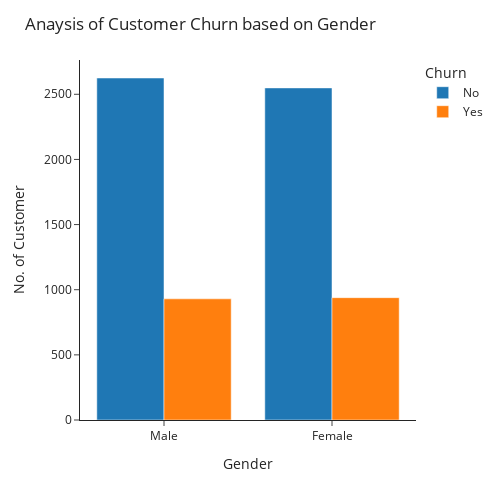

The code cell stored with this chart in its notebook:
### Markdown cell above
<font size=5><p style="color:purple"> Analysis of Churned Customer based on Gender <font size=2>
> <b><p style="color:#9C9DA1">Conclusion :</b> The no. of customer churned are approx same in case of male and female.

### Code cell
g = pd.DataFrame(df.groupby(['Churn', 'gender']).ID.count())
g.reset_index(inplace = True)
g.rename(columns = {'ID' : 'Count'}, inplace = True)

fig = px.bar(g, x = 'gender', color = 'Churn', y = 'Count', barmode="group", template='simple_white',
            category_orders={ # replaces default order by column name
                "gender": ["Male", "Female"]}) # pass direct column name here
fig.update_layout(height = 500, width = 500,
                  title='Anaysis of Customer Churn based on Gender',
                  xaxis_title = 'Gender',
                  yaxis_title = 'No. of Customer')
fig.update_traces(
    hovertemplate="<br>".join([    # change name for hover
        "Gender : %{x}",
        "No. of Customers : %{y}"]))
fig.show()

### Figure 1 — Plotly figure (JSON) as saved in the notebook; plotly's stock layout.template omitted (floating-point values rounded to 4 significant figures)
{"data": [{"alignmentgroup": "True", "hovertemplate": "Gender : %{x}<br>No. of Customers : %{y}", "legendgroup": "No", "marker": {"color": "#1F77B4", "pattern": {"shape": ""}}, "name": "No", "offsetgroup": "No", "orientation": "v", "showlegend": true, "textposition": "auto", "type": "bar", "x": ["Female", "Male"], "xaxis": "x", "y": [2549, 2625], "yaxis": "y"}, {"alignmentgroup": "True", "hovertemplate": "Gender : %{x}<br>No. of Customers : %{y}", "legendgroup": "Yes", "marker": {"color": "#FF7F0E", "pattern": {"shape": ""}}, "name": "Yes", "offsetgroup": "Yes", "orientation": "v", "showlegend": true, "textposition": "auto", "type": "bar", "x": ["Female", "Male"], "xaxis": "x", "y": [939, 930], "yaxis": "y"}], "layout": {"barmode": "group", "height": 500, "legend": {"title": {"text": "Churn"}, "tracegroupgap": 0}, "margin": {"t": 60}, "title": {"text": "Anaysis of Customer Churn based on Gender"}, "width": 500, "xaxis": {"anchor": "y", "categoryarray": ["Male", "Female"], "categoryorder": "array", "domain": [0, 1], "title": {"text": "Gender"}}, "yaxis": {"anchor": "x", "domain": [0, 1], "title": {"text": "No. of Customer"}}}}
